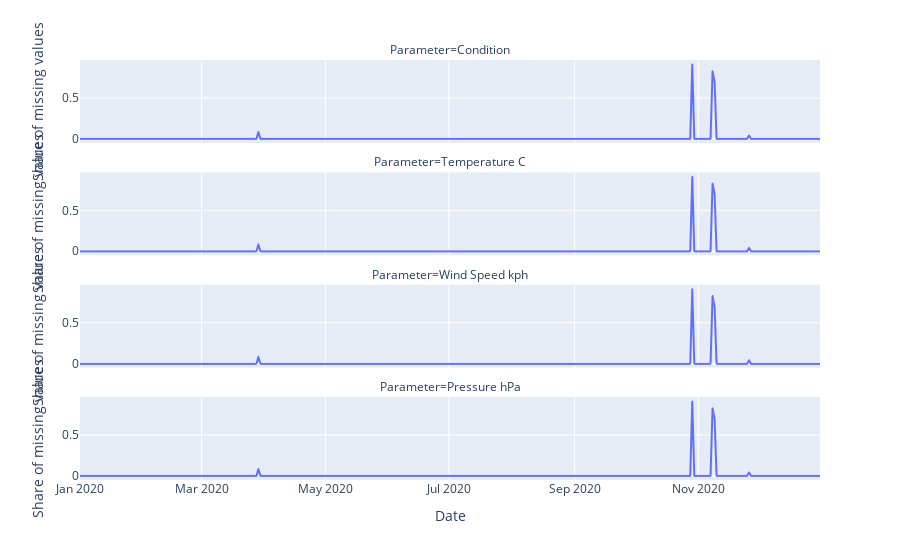

The cell this chart's notebook holds for it:
### Code cell
plot_missing_values(data, ['Condition', 'Temperature C', 'Wind Speed kph', 'Pressure hPa'])

### Figure 1 — Plotly figure (JSON) as saved in the notebook; plotly's stock layout.template omitted (floating-point values rounded to 4 significant figures; data arrays with more than 128 entries replaced by an {"elided": "..."} marker saying what was removed)
{"data": [{"hovertemplate": "Parameter=Condition<br>Date=%{x}<br>Share of missing values=%{y}<extra></extra>", "legendgroup": "", "line": {"color": "#636efa", "dash": "solid"}, "mode": "lines", "name": "", "showlegend": false, "type": "scattergl", "x": {"elided": "366 str values"}, "xaxis": "x4", "y": {"elided": "366 float values"}, "yaxis": "y4"}, {"hovertemplate": "Parameter=Temperature C<br>Date=%{x}<br>Share of missing values=%{y}<extra></extra>", "legendgroup": "", "line": {"color": "#636efa", "dash": "solid"}, "mode": "lines", "name": "", "showlegend": false, "type": "scattergl", "x": {"elided": "366 str values"}, "xaxis": "x3", "y": {"elided": "366 float values"}, "yaxis": "y3"}, {"hovertemplate": "Parameter=Wind Speed kph<br>Date=%{x}<br>Share of missing values=%{y}<extra></extra>", "legendgroup": "", "line": {"color": "#636efa", "dash": "solid"}, "mode": "lines", "name": "", "showlegend": false, "type": "scattergl", "x": {"elided": "366 str values"}, "xaxis": "x2", "y": {"elided": "366 float values"}, "yaxis": "y2"}, {"hovertemplate": "Parameter=Pressure hPa<br>Date=%{x}<br>Share of missing values=%{y}<extra></extra>", "legendgroup": "", "line": {"color": "#636efa", "dash": "solid"}, "mode": "lines", "name": "", "showlegend": false, "type": "scattergl", "x": {"elided": "366 str values"}, "xaxis": "x", "y": {"elided": "366 float values"}, "yaxis": "y"}], "layout": {"annotations": [{"font": {}, "showarrow": false, "text": "Parameter=Pressure hPa", "x": 0.5, "xanchor": "center", "xref": "paper", "y": 0.1975, "yanchor": "bottom", "yref": "paper"}, {"font": {}, "showarrow": false, "text": "Parameter=Wind Speed kph", "x": 0.5, "xanchor": "center", "xref": "paper", "y": 0.465, "yanchor": "bottom", "yref": "paper"}, {"font": {}, "showarrow": false, "text": "Parameter=Temperature C", "x": 0.5, "xanchor": "center", "xref": "paper", "y": 0.7325, "yanchor": "bottom", "yref": "paper"}, {"font": {}, "showarrow": false, "text": "Parameter=Condition", "x": 0.5, "xanchor": "center", "xref": "paper", "y": 1, "yanchor": "bottom", "yref": "paper"}], "autosize": true, "legend": {"tracegroupgap": 0}, "margin": {"t": 60}, "xaxis": {"anchor": "y", "autorange": true, "domain": [0, 1], "range": ["2020-01-01", "2020-12-31"], "title": {"text": "Date"}, "type": "date"}, "xaxis2": {"anchor": "y2", "autorange": true, "domain": [0, 1], "matches": "x", "range": ["2020-01-01", "2020-12-31"], "showticklabels": false, "type": "date"}, "xaxis3": {"anchor": "y3", "autorange": true, "domain": [0, 1], "matches": "x", "range": ["2020-01-01", "2020-12-31"], "showticklabels": false, "type": "date"}, "xaxis4": {"anchor": "y4", "autorange": true, "domain": [0, 1], "matches": "x", "range": ["2020-01-01", "2020-12-31"], "showticklabels": false, "type": "date"}, "yaxis": {"anchor": "x", "autorange": true, "domain": [0, 0.1975], "range": [-0.05093, 0.9676], "title": {"text": "Share of missing values"}, "type": "linear"}, "yaxis2": {"anchor": "x2", "autorange": true, "domain": [0.2675, 0.465], "matches": "y", "range": [-0.05093, 0.9676], "title": {"text": "Share of missing values"}, "type": "linear"}, "yaxis3": {"anchor": "x3", "autorange": true, "domain": [0.535, 0.7325], "matches": "y", "range": [-0.05093, 0.9676], "title": {"text": "Share of missing values"}, "type": "linear"}, "yaxis4": {"anchor": "x4", "autorange": true, "domain": [0.8025, 1], "matches": "y", "range": [-0.05093, 0.9676], "title": {"text": "Share of missing values"}, "type": "linear"}}}
